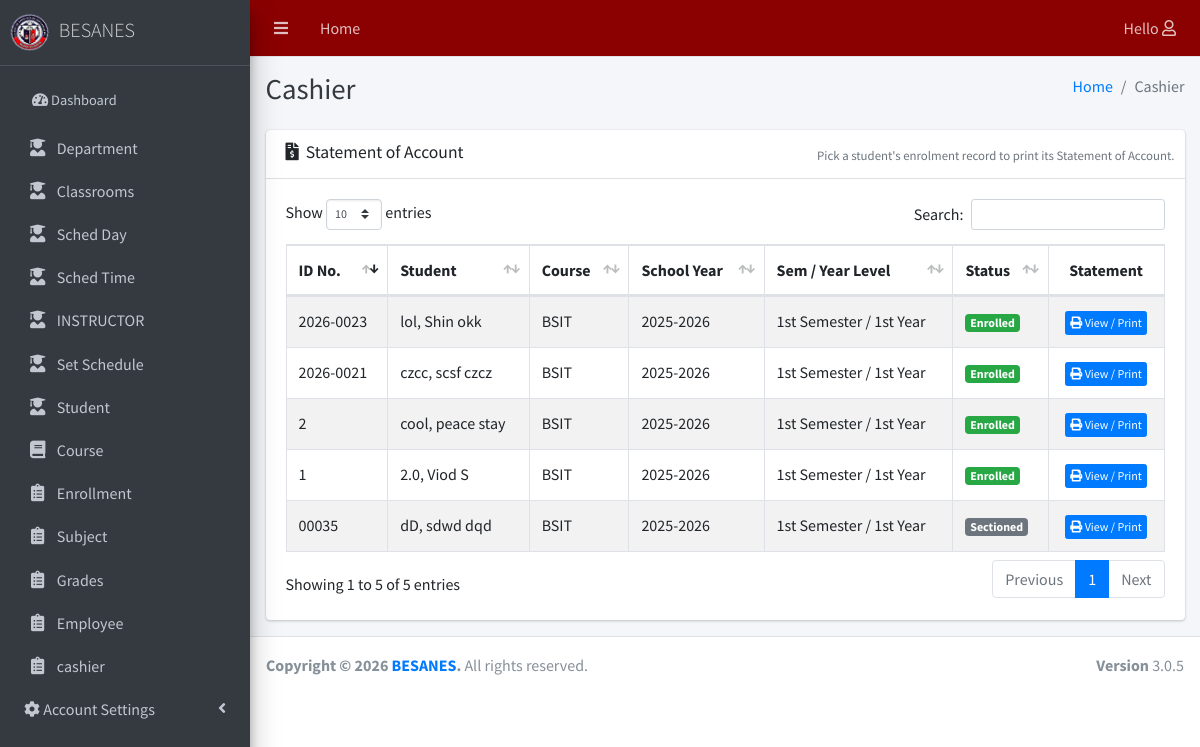
/module/cashier/index.php (signed in), run on an earlier commit of the app's database.
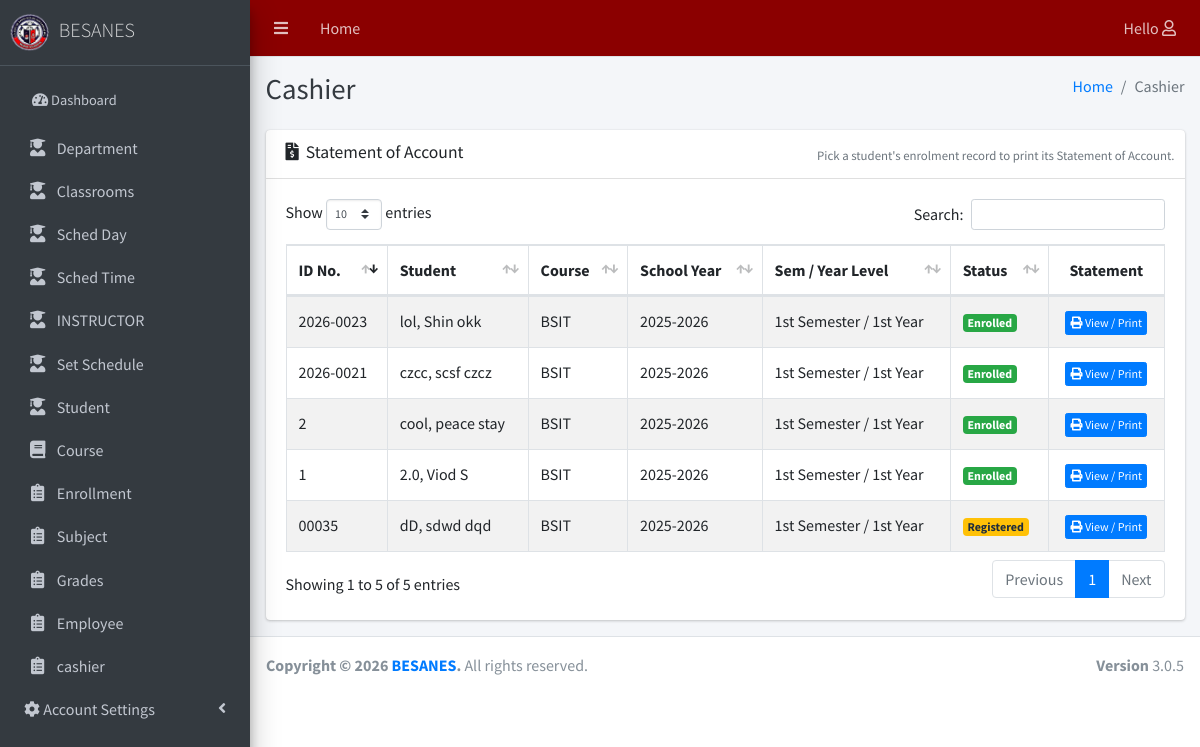
And on a later commit of the database.
### tables this page shows
CREATE TABLE `tblenrollment` (
  `ENROLLMENT_ID` int(11) NOT NULL,
  `S_ID` int(11) NOT NULL,
  `COURSE_ID` int(11) NOT NULL,
  `SECTION_ID` int(11) DEFAULT NULL,
  `SY_ID` int(11) NOT NULL,
  `YEAR_LEVEL` varchar(20) NOT NULL,
  `SEMESTER` varchar(20) NOT NULL,
  `CATEGORY` varchar(30) NOT NULL DEFAULT 'New',
  `CURRICULUM_YR` varchar(20) DEFAULT NULL,
  `DATE_RESERVED` date DEFAULT NULL,
  `DATE_ENROLLED` date DEFAULT NULL,
  `STATUS` varchar(30) NOT NULL DEFAULT 'Registered',
  `AMOUNT_DUE` decimal(10,2) NOT NULL DEFAULT 0.00,
  `AMOUNT_PAID` decimal(10,2) NOT NULL DEFAULT 0.00,
  `REG_FEE_PAID` decimal(10,2) NOT NULL DEFAULT 0.00,
  `ENCODED_BY` int(11) DEFAULT NULL
);

CREATE TABLE `tblstudent` (
  `S_ID` int(11) NOT NULL,
  `IDNO` varchar(20) NOT NULL,
  `FNAME` varchar(40) NOT NULL,
  `LNAME` varchar(40) NOT NULL,
  `MNAME` varchar(40) NOT NULL,
  `SEX` varchar(10) NOT NULL DEFAULT 'Male',
  `BDAY` date DEFAULT NULL,
  `BPLACE` text DEFAULT NULL,
  `STATUS` varchar(30) NOT NULL DEFAULT 'Active',
  `AGE` int(11) DEFAULT NULL,
  `NATIONALITY` varchar(40) DEFAULT NULL,
  `RELIGION` varchar(255) DEFAULT NULL,
  `CONTACT_NO` varchar(40) DEFAULT NULL,
  `HOME_ADD` text DEFAULT NULL,
  `EMAIL` varchar(150) DEFAULT NULL,
  `photo` text DEFAULT NULL,
  `ACC_PASSWORD` text DEFAULT NULL,
  `LRNNO` varchar(15) DEFAULT NULL,
  `CONTACTPERSON` varchar(150) DEFAULT NULL,
  `COMPANYIDNO` int(11) DEFAULT NULL,
  `COURSE_ID` int(11) DEFAULT NULL,
  `AddedBy` int(11) DEFAULT NULL
);

CREATE TABLE `tblcourses` (
  `COURSE_ID` int(11) NOT NULL,
  `COURSE_CODE` varchar(20) NOT NULL,
  `COURSE_NAME` varchar(150) NOT NULL,
  `COURSE_DESC` text DEFAULT NULL,
  `STATUS` varchar(20) NOT NULL DEFAULT 'Active'
);

CREATE TABLE `tblschoolyear` (
  `SY_ID` int(11) NOT NULL,
  `SCHOOL_YEAR` varchar(20) NOT NULL,
  `STATUS` varchar(20) NOT NULL DEFAULT 'Inactive'
);

### module/cashier/index.php (called while the page is built, shortened)
<?php
$title   = "Cashier";
require_once("../../theme/template.php");
?>

### include/database.php (called while the page is built, shortened)
<?php
class Database {
	var $query = '';
	public $conn;
	public function open_connection() {
		try {
		$this->conn = new PDO("mysql:host=".DB_SERVER.";dbname=".DB_NAME. "", DB_USER,DB_PASS);
		$this->conn->setAttribute(PDO::ATTR_ERRMODE, PDO::ERRMODE_EXCEPTION);
		}catch(PDOException $e){
			echo "Problem in database connection! Contact administrator!". $e->getMessage();
		}
	}
	function setQuery($sql='') {
		try {
		   $this->sql_string=$sql;
			$this->query = $this->conn->prepare($this->sql_string);
			$this->query->execute();
		  } catch (PDOException $e) {
		    echo "Failed to get query handle: " . $e->getMessage() . "\n";
		    exit;
		  }
	}
	function loadResultList() {
		$results = $this->query->fetchAll(PDO::FETCH_OBJ);
		return $results;
	}
}
$mydb = new Database();
?>

### module/cashier/list.php (the view, shortened to what this page needs)
<?php
global $mydb;
$rows = array();
$mydb->setQuery("SELECT e.ENROLLMENT_ID, e.YEAR_LEVEL, e.SEMESTER, e.STATUS,
      s.IDNO, s.LNAME, s.FNAME, s.MNAME,
      c.COURSE_CODE, sy.SCHOOL_YEAR
    FROM `tblenrollment` e
    JOIN `tblstudent`    s  ON s.S_ID      = e.S_ID
    JOIN `tblcourses`    c  ON c.COURSE_ID = e.COURSE_ID
    JOIN `tblschoolyear` sy ON sy.SY_ID    = e.SY_ID
    ORDER BY e.ENROLLMENT_ID DESC");
foreach ($mydb->loadResultList() as $r) { $rows[] = $r; }
?>
<section class="content">
  <div class="container-fluid">
    <div class="row">
      <div class="col-12">
        <div class="card">
          <div class="card-header">
            <h3 class="card-title"><i class="fa fa-file-invoice-dollar"></i>&nbsp; Statement of Account</h3>
            <div class="card-tools">
              <span class="text-muted small">Pick a student's enrolment record to print its Statement of Account.</span>
            </div>
          </div>
          <div class="card-body">
            <table id="tblcashierlist" class="table table-bordered table-striped" style="width:100%">
              <thead>
                <tr>
                  <th>ID No.</th>
                  <th>Student</th>
                  <th>Course</th>
                  <th>School Year</th>
                  <th>Sem / Year Level</th>
                  <th>Status</th>
                  <th class="text-center">Statement</th>
                </tr>
              </thead>
              <tbody>
                <?php foreach ($rows as $r) {
                  $statusClass = 'secondary';
                  if ($r->STATUS == 'Enrolled')   { $statusClass = 'success'; }
                  if ($r->STATUS == 'Registered') { $statusClass = 'warning'; }
                ?>
                <tr>
                  <td><?php echo htmlspecialchars($r->IDNO); ?></td>
                  <td><?php echo htmlspecialchars(trim($r->LNAME.', '.$r->FNAME.' '.$r->MNAME)); ?></td>
                  <td><?php echo htmlspecialchars($r->COURSE_CODE); ?></td>
                  <td><?php echo htmlspecialchars($r->SCHOOL_YEAR); ?></td>
                  <td><?php echo htmlspecialchars($r->SEMESTER.' / '.$r->YEAR_LEVEL); ?></td>
                  <td><span class="badge badge-<?php echo $statusClass; ?>"><?php echo htmlspecialchars($r->STATUS); ?></span></td>
                  <td class="text-center">
                    <button type="button" EID="<?php echo $r->ENROLLMENT_ID; ?>" class="btn btn-primary btn-xs viewSOA" title="Statement of Account">
                      <span class="fa fa-print"></span> View / Print
                    </button>
                  </td>
                </tr>
                <?php } ?>
              </tbody>
            </table>
          </div>
        </div>
      </div>
    </div>
  </div>
</section>

### theme/template.php (shortened to what this page needs)
<!DOCTYPE html>
<html>
<head>
  <link rel="stylesheet" href="<?php echo  WEB_ROOT;?>plugins/fontawesome-free/css/all.min.css">
  <link rel="stylesheet" href="https://code.ionicframework.com/ionicons/2.0.1/css/ionicons.min.css">
  <link rel="stylesheet" href="<?php echo  WEB_ROOT;?>plugins/tempusdominus-bootstrap-4/css/tempusdominus-bootstrap-4.min.css">
  <link rel="stylesheet" href="<?php echo  WEB_ROOT;?>plugins/icheck-bootstrap/icheck-bootstrap.min.css">
  <link rel="stylesheet" href="<?php echo  WEB_ROOT;?>plugins/jqvmap/jqvmap.min.css">
  <link rel="stylesheet" href="<?php echo  WEB_ROOT;?>plugins/sweetalert2-theme-bootstrap-4/bootstrap-4.min.css">
  <link rel="stylesheet" href="<?php echo  WEB_ROOT;?>plugins/select2/css/select2.min.css">
  <link rel="stylesheet" href="<?php echo  WEB_ROOT;?>plugins/select2-bootstrap4-theme/select2-bootstrap4.min.css">
  <link rel="stylesheet" href="<?php echo  WEB_ROOT;?>plugins/toastr/toastr.min.css">
  <link rel="stylesheet" href="<?php echo  WEB_ROOT;?>dist/css/adminlte.min.css">
  <link rel="stylesheet" href="<?php echo  WEB_ROOT;?>plugins/overlayScrollbars/css/OverlayScrollbars.min.css">
  <link rel="stylesheet" href="<?php echo  WEB_ROOT;?>plugins/daterangepicker/daterangepicker.css">
  <link rel="stylesheet" href="<?php echo  WEB_ROOT;?>plugins/summernote/summernote-bs4.css">
  <link rel="stylesheet" href="<?php echo  WEB_ROOT;?>plugins/datatables-bs4/css/dataTables.bootstrap4.min.css">
  <link rel="stylesheet" href="<?php echo  WEB_ROOT;?>plugins/datatables-responsive/css/responsive.bootstrap4.min.css">
</head>
<body class="hold-transition sidebar-mini layout-fixed">
<div class="wrapper">
 <?php require_once("header.php") ; ?>
  <aside class="main-sidebar sidebar-dark-primary elevation-4">
    <a href="<?php echo  WEB_ROOT;?>" class="brand-link">
      <img src="<?php echo  WEB_ROOT;?>csr-scc.png" width="20%">
      <span class="brand-text font-weight-light">BESANES</span>
    </a>
  <div class="sidebar">
   <?php require_once("sidebar.php") ; ?>
    </div>
  </aside>
  <div class="content-wrapper">
    <div class="content-header">
      <div class="container-fluid">
        <div class="row mb-2">
          <div class="col-sm-6">
            <h1 class="m-0 text-dark"><?php echo $title; ?></h1>
          </div>
          <div class="col-sm-6">
            <ol class="breadcrumb float-sm-right">
              <li class="breadcrumb-item"><a href="#">Home</a></li>
              <li class="breadcrumb-item active"><?php echo $title; ?></li>
            </ol>
          </div>
        </div>
      </div>
    </div>
      <?php require_once $content; ?>
  </div>
  <footer class="main-footer no-print">
    <strong>Copyright &copy; 2026 <a href="#">BESANES</a>.</strong>
    All rights reserved.
    <div class="float-right d-none d-sm-inline-block">
      <b>Version</b> 3.0.5
    </div>
  </footer>
</body>
</html>

### theme/header.php (shortened to what this page needs)
<nav class="main-header navbar navbar-expand navbar-dark" style="background-color: #8B0000">
  <ul class="navbar-nav">
    <li class="nav-item">
      <a class="nav-link" data-widget="pushmenu" data-controlsidebar-side="false" href="#" role="button"><i class="fas fa-bars"></i></a>
    </li>
    <li class="nav-item d-none d-sm-inline-block">
      <a href="index.php" class="nav-link">Home</a>
    </li>
  </ul>
  <ul class="navbar-nav ml-auto">
    <li class="nav-item dropdown">
      <a class="nav-link" data-toggle="dropdown" href="#">
       Hello <i class="far fa-user"></i>
      </a>
      </div>

### theme/sidebar.php (shortened to what this page needs)
<nav class="mt-2">
        <ul class="nav nav-pills nav-sidebar flex-column" data-widget="treeview" role="menu" data-accordion="false">
           <li class="nav-header">
            <a href='<?php echo WEB_ROOT; ?>' class="nav-link <?php  echo ($title=='Home') ? "active" : 'na' ;?>">
              <i class="nav-icon fas fa-tachometer-alt"></i>
              <p>
                Dashboard
                   </p>
            </a>
          </li>
     <li class="nav-item">
  <a href='<?php echo WEB_ROOT; ?>module/Department' class="nav-link <?php  echo ($title=='Department Module') ? "active" : 'na' ;?>">
  <i class="nav-icon fa fa-user-graduate"></i>
  <p style="font-weight: normal">
               Department
  </p>
  </a>
  </li>
   <li class="nav-item">
  <a href='<?php echo WEB_ROOT; ?>module/Classrooms' class="nav-link <?php  echo ($title=='Classrooms Module') ? "active" : 'na' ;?>">
  <i class="nav-icon fa fa-user-graduate"></i>
  <p style="font-weight: normal">
               Classrooms
  </p>
  </a>
  </li>
  <li class="nav-item">
  <a href='<?php echo WEB_ROOT; ?>module/scheduleday/index.php' class="nav-link <?php  echo ($title=='Sched Day Module') ? "active" : 'na' ;?>">
  <i class="nav-icon fa fa-user-graduate"></i>
  <p style="font-weight: normal">
               Sched Day
  </p>
  </a>
  </li>
  <li class="nav-item">
  <a href='<?php echo WEB_ROOT; ?>module/schedtime/index.php' class="nav-link <?php  echo ($title=='Sched Time Module') ? "active" : 'na' ;?>">
  <i class="nav-icon fa fa-user-graduate"></i>
  <p style="font-weight: normal">
               Sched Time
  </p>
  </a>
  </li>
  <li class="nav-item">
  <a href='<?php echo WEB_ROOT; ?>module/instructor/index.php' class="nav-link <?php  echo ($title=='instructor Module') ? "active" : 'na' ;?>">
  <i class="nav-icon fa fa-user-graduate"></i>
  <p style="font-weight: normal">
              INSTRUCTOR
  </p>
  </a>
  </li>
  <li class="nav-item">
  <a href='<?php echo WEB_ROOT; ?>module/setschedule/index.php' class="nav-link <?php  echo ($title=='setschedule Module') ? "active" : 'na' ;?>">
  <i class="nav-icon fa fa-user-graduate"></i>
  <p style="font-weight: normal">
               Set Schedule
  </p>
  </a>
  </li>
  <li class="nav-item">
  <a href='<?php echo WEB_ROOT; ?>module/student' class="nav-link <?php  echo ($title=='Student Module') ? "active" : 'na' ;?>">
  <i class="nav-icon fa fa-user-graduate"></i>
  <p style="font-weight: normal">
                Student
  </p>
  </a>
  </li>
  <li class="nav-item">
  <a href='<?php echo WEB_ROOT; ?>module/course' class="nav-link <?php  echo ($title=='Course Module') ? "active" : 'na' ;?>">
  <i class="nav-icon fa fa-book"></i>
  <p style="font-weight: normal">
                Course
  </p>
  </a>
  </li>
  <li class="nav-item">
  <a href='<?php echo WEB_ROOT; ?>module/enrollment/index.php' class="nav-link <?php  echo ($title=='Enrollment') ? "active" : 'na' ;?>">
  <i class="nav-icon fa fa-clipboard-list"></i>
  <p style="font-weight: normal">
                Enrollment
  </p>
  </a>
  </li>
  <li class="nav-item">
  <a href='<?php echo WEB_ROOT; ?>module/subject' class="nav-link <?php  echo ($title=='Subject Module') ? "active" : 'na' ;?>">
  <i class="nav-icon fa fa-clipboard-list"></i>
  <p style="font-weight: normal">
                Subject
  </p>
  </a>
  </li>
 <li class="nav-item">
  <a href='<?php echo WEB_ROOT; ?>module/grades' class="nav-link <?php  echo ($title=='grades Module') ? "active" : 'na' ;?>">
  <i class="nav-icon fa fa-clipboard-list"></i>
  <p style="font-weight: normal">
               Grades
  </p>
  </a>
  </li>
<li class="nav-item">
  <a href='<?php echo WEB_ROOT; ?>module/employee' class="nav-link <?php  echo ($title=='Employee Module') ? "active" : 'na' ;?>">
  <i class="nav-icon fa fa-clipboard-list"></i>
  <p style="font-weight: normal">
               Employee
  </p>
  </a>
  </li>
  <li class="nav-item">
  <a href='<?php echo WEB_ROOT; ?>module/cashier' class="nav-link <?php  echo ($title=='cashier Module') ? "active" : 'na' ;?>">
  <i class="nav-icon fa fa-clipboard-list"></i>
  <p style="font-weight: normal">
               cashier
  </p>
  </a>
  </li>
          <li class="nav-item has-treeview">
            <a href="#" class="nav-link <?php  echo ($title=='User Module' || $title=='User Type' ) ? "active" : 'na' ;?>">
              <i class="fas fa-cog"></i>
              <p>
                Account Settings
                <i class="fas fa-angle-left right"></i>
              </p>
            </a>
          </li>
            </ul>
      </nav>

What changed in the data, as far as the page shows it:
changed tblenrollment "dD, sdwd dqd": STATUS "Sectioned" → "Registered"
